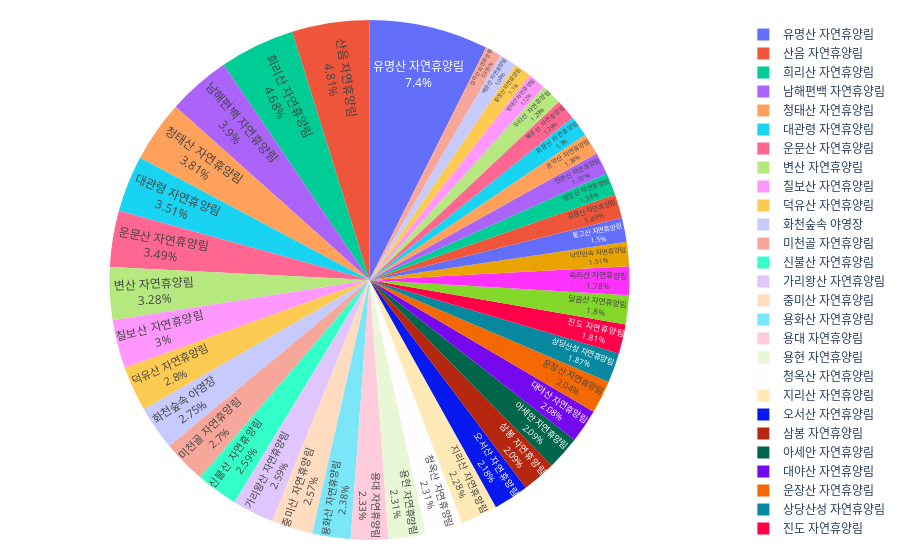

The code cell stored with this chart in its notebook:
### Markdown cell above
#### 휴양림별 예약건수 점유율

### Code cell
ratio_total   = list(df_gov.loc[:,'resv_count'])
labels_total  = list(df_gov.loc[:,'name'])

# pull is given as a fraction of the pie radius
fig = go.Figure(data=[go.Pie(labels=labels_total, values=ratio_total)])

fig.update_traces(textposition='inside', textinfo='percent+label')
fig.update_layout(margin=dict(t=20, b=20, l=10, r=20))
fig.show()

### Figure 1 — Plotly figure (JSON) as saved in the notebook; plotly's stock layout.template omitted (floating-point values rounded to 4 significant figures)
{"data": [{"labels": ["유명산 자연휴양림", "용대 자연휴양림", "산음 자연휴양림", "아세안 자연휴양림", "신불산 자연휴양림", "청태산 자연휴양림", "삼봉 자연휴양림", "중미산 자연휴양림", "방태산 자연휴양림", "복주산 자연휴양림", "대관령 자연휴양림", "미천골 자연휴양림", "가리왕산 자연휴양림", "속리산 자연휴양림", "화천숲속 야영장", "덕유산 자연휴양림", "방장산 자연휴양림", "칠보산 자연휴양림", "청옥산 자연휴양림", "검마산 자연휴양림", "희리산 자연휴양림", "회문산 자연휴양림", "변산 자연휴양림", "지리산 자연휴양림", "오서산 자연휴양림", "남해편백 자연휴양림", "통고산 자연휴양림", "운장산 자연휴양림", "운문산 자연휴양림", "천관산 자연휴양림", "낙안민속 자연휴양림", "진도 자연휴양림", "달음산 자연휴양림", "용현 자연휴양림", "용화산 자연휴양림", "백운산 자연휴양림", "운악산 자연휴양림", "황정산 자연휴양림", "두타산 자연휴양림", "검봉산 자연휴양림", "대야산 자연휴양림", "상당산성 자연휴양림"], "textinfo": "percent+label", "textposition": "inside", "type": "pie", "values": [21959, 6919, 14275, 6201, 7685, 11316, 6212, 7627, 3312, 3836, 10408, 8002, 7681, 5286, 8160, 8295, 4090, 8908, 6864, 2952, 13878, 3846, 9720, 6778, 6481, 11582, 4447, 6064, 10363, 4080, 4475, 5381, 5355, 6866, 7057, 3197, 3990, 3262, 3822, 4420, 6183, 5540]}], "layout": {"margin": {"b": 20, "l": 10, "r": 20, "t": 20}}}
